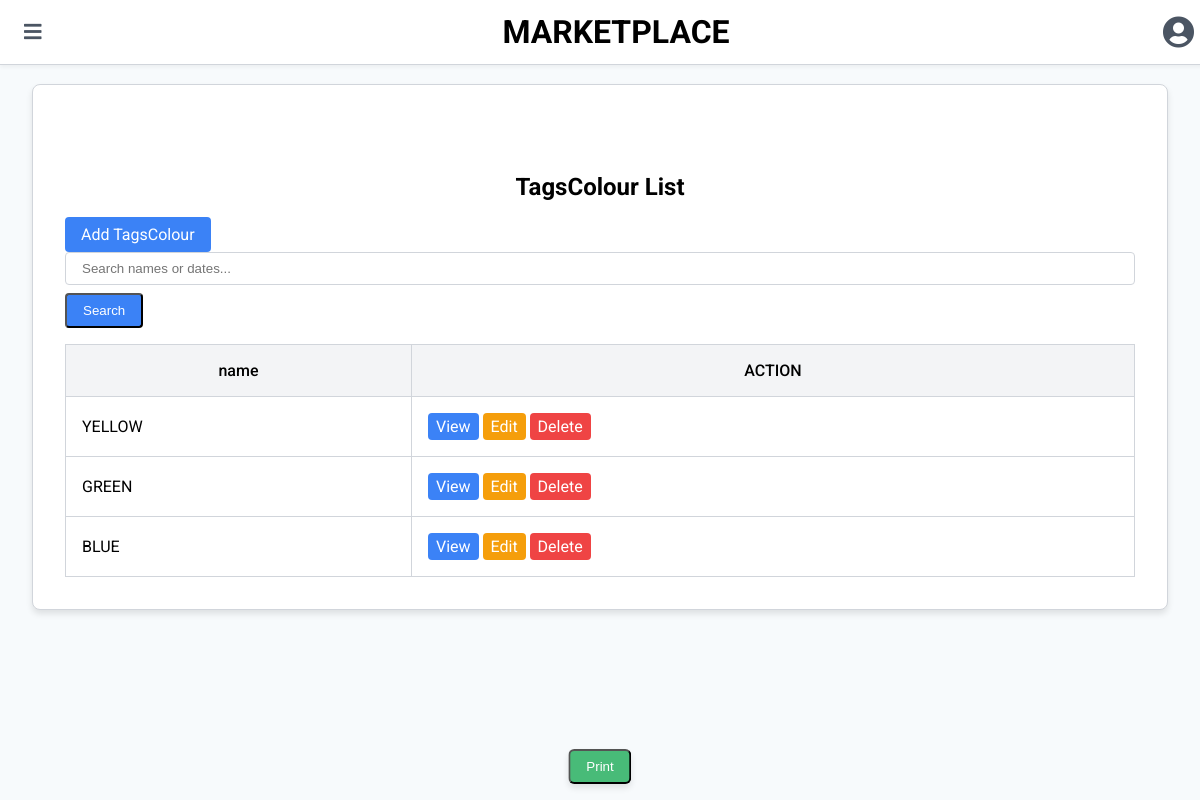
The app's page /TagsColour with its own data.
### modelingdata/models.py (models this page shows, shortened)
class TagsColour(models.Model):
    name = models.CharField(max_length=255)

### modelingdata/views.py (the view)
# urls.py: path('TagsColour', TagsColourListView.as_view(), name='TagsColour-list'),
class TagsColourListView(ListView):
    model = TagsColour
    template_name = 'tagcolour/list.html'
    context_object_name = 'TagsColours'
    paginate_by = 20
    ordering = ['-name']

### templates/tagcolour/list.html (shortened to what this page needs)
{% extends "list.html" %}
{% block page %}
    <main class="content ml-0 mt-16 p-4 transition-all duration-300">
            <h2 class="text-3xl font-semibold mb-6 text-center">TagsColour List</h2>
            <a href="{% url 'TagsColour-create' %}" class="btn btn-primary mb-3 inline-block bg-blue-500 text-white py-2 px-4 rounded hover:bg-blue-600">Add TagsColour</a>
            <form method="get" class="mb-3 flex flex-col sm:flex-row items-center" onsubmit="event.preventDefault(); filterTable();">
                <input type="text"
                       id="searchInput"
                       name="q"
                       placeholder="Search names or dates..."
                       class="form-control border border-gray-300 rounded py-2 px-4 mb-2 sm:mb-0 sm:mr-2 w-full sm:w-auto">
                <button type="submit" class="btn btn-primary mt-2 sm:mt-0 bg-blue-500 text-white py-2 px-4 rounded hover:bg-blue-600">Search</button>
            </form>
                <table class="table table-striped w-full border-collapse">
                    <thead>
                        <tr>
                            <th class="p-4 border border-gray-300 bg-gray-100 font-medium whitespace-nowrap">name</th>
                            <th class="p-4 border border-gray-300 bg-gray-100 font-medium whitespace-nowrap">ACTION</th>
                        </tr>
                    </thead>
                    <tbody>
                        {% for TagsColour in TagsColours %}
                        <tr>
                            <td class="p-4 border border-gray-300 whitespace-nowrap">{{ TagsColour.name }}</td>
                            <td class="p-4 border border-gray-300 whitespace-nowrap">
                                <a href="{% url 'TagsColour-detail' TagsColour.pk %}" class="btn btn-sm btn-info inline-block bg-blue-500 text-white py-1 px-2 rounded hover:bg-blue-600">View</a>
                                <a href="{% url 'TagsColour-update' TagsColour.pk %}" class="btn btn-sm btn-warning inline-block bg-yellow-500 text-white py-1 px-2 rounded hover:bg-yellow-600">Edit</a>
                                <a href="{% url 'TagsColour-delete' TagsColour.pk %}" class="btn btn-sm btn-danger inline-block bg-red-500 text-white py-1 px-2 rounded hover:bg-red-600">Delete</a>
                            </td>
                        </tr>
                        {% empty %}
                        <tr>
                            <td colspan="4" class="p-4 border border-gray-300 text-center">No TagsColour found</td>
                        </tr>
                        {% endfor %}
                    </tbody>
                </table>
            </div>
        </div>
{% endblock %}

### templates/firstlabel/main.html (style rules this page uses)
body { font-family: 'Roboto', sans-serif; background-color: #f3f4f6; margin: 0; padding: 0; }
.content { margin-left: 0; transition: margin-left 0.3s; padding: 1rem; padding-top: 5rem; }

### templates/list.html (style rules this page uses)
body { font-family: 'Roboto', sans-serif; background-color: #f7fafc; margin: 0; padding: 0; }
.content { margin: 0 auto; margin-top: 16px; padding: 16px; max-width: 1200px; }
.table-container h2 { font-size: 24px; font-weight: 700; margin-bottom: 16px; text-align: center; padding-top: 20px; }
.btn { display: inline-block; padding: 8px 16px; border-radius: 4px; text-decoration: none; text-align: center; transition: background-color 0.3s; }
.btn-primary { background-color: #3b82f6; color: #ffffff; }
.form-control { border: 1px solid #d1d5db; border-radius: 4px; padding: 8px 16px; width: 100%; margin-bottom: 8px; }
.table { width: 100%; border-collapse: collapse; margin-top: 16px; }
.table th, .table td { padding: 16px; border: 1px solid #d1d5db; white-space: nowrap; }
.table th { background-color: #f3f4f6; font-weight: 500; }
.btn-sm { padding: 4px 8px; }
.btn-info { background-color: #3b82f6; color: #ffffff; }
.btn-warning { background-color: #f59e0b; color: #ffffff; }
.btn-danger { background-color: #ef4444; color: #ffffff; }

### records on screen
TagsColour: name "YELLOW"
TagsColour: name "GREEN"
TagsColour: name "BLUE"
